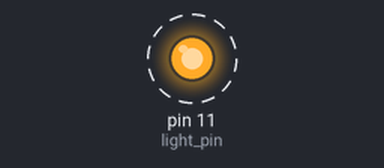
Simulated run of this sketch. Board: Arduino Uno, built with avr-gcc and run on an emulated ATmega328P. Parts: output pins drawn as LEDs (lit = HIGH). Dashed ring = blinking.

Above: at 0.5 s.
Timing chart, 0 to 4.6 s (numbered marks = the images above):
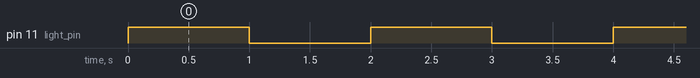

Measured:
- by itself, pin 11 (light_pin): alternates HIGH for 1.0 s and LOW for 1.0 s

The sketch:

led.ino
```cpp
int light_pin= 11;

// the setup function runs once when you press reset or power the board
void setup() {
  // initialize digital pin LED_BUILTIN as an output.
  pinMode(light_pin, OUTPUT);
}

// the loop function runs over and over again forever
void loop() {
  digitalWrite(light_pin, HIGH);   // turn the LED on (HIGH is the voltage level)
  delay(1000);                       // wait for a second
  digitalWrite(light_pin, LOW);    // turn the LED off by making the voltage LOW
  delay(1000);                       // wait for a second
}
```
